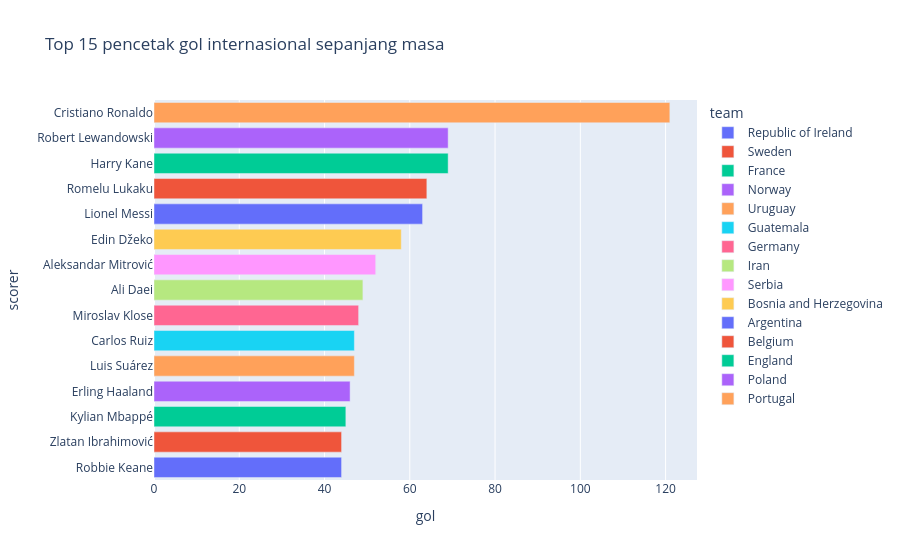

The notebook cell this image was saved under:
### Markdown cell above
## Pencetak gol internasional (goalscorers.csv)
Top skor sepanjang masa + pencetak gol teraktif di antara peserta 2026.

### Code cell
gs = load_goalscorers()
gs_valid = gs[(~gs.own_goal.fillna(False)) & gs.scorer.notna()]
top = gs_valid.groupby(['scorer', 'team']).size().sort_values(ascending=False).head(15)
top_df = top.reset_index(name='gol')
fig = px.bar(top_df.iloc[::-1], x='gol', y='scorer', orientation='h', color='team',
             title='Top 15 pencetak gol internasional sepanjang masa')
fig.show()
recent = gs_valid[gs_valid.date >= '2022-01-01']
top_recent = recent[recent.team.isin(participants)].groupby(['scorer', 'team']).size().sort_values(ascending=False).head(10)
print('Top 10 pencetak gol peserta 2026 (sejak 2022):')
print(top_recent.to_string())

### Figure 1 — Plotly figure (JSON) as saved in the notebook; plotly's stock layout.template omitted (floating-point values rounded to 4 significant figures)
{"data": [{"hovertemplate": "team=Republic of Ireland<br>gol=%{x}<br>scorer=%{y}<extra></extra>", "legendgroup": "Republic of Ireland", "marker": {"color": "#636efa", "pattern": {"shape": ""}}, "name": "Republic of Ireland", "orientation": "h", "showlegend": true, "textposition": "auto", "type": "bar", "x": [44], "xaxis": "x", "y": ["Robbie Keane"], "yaxis": "y"}, {"hovertemplate": "team=Sweden<br>gol=%{x}<br>scorer=%{y}<extra></extra>", "legendgroup": "Sweden", "marker": {"color": "#EF553B", "pattern": {"shape": ""}}, "name": "Sweden", "orientation": "h", "showlegend": true, "textposition": "auto", "type": "bar", "x": [44], "xaxis": "x", "y": ["Zlatan Ibrahimović"], "yaxis": "y"}, {"hovertemplate": "team=France<br>gol=%{x}<br>scorer=%{y}<extra></extra>", "legendgroup": "France", "marker": {"color": "#00cc96", "pattern": {"shape": ""}}, "name": "France", "orientation": "h", "showlegend": true, "textposition": "auto", "type": "bar", "x": [45], "xaxis": "x", "y": ["Kylian Mbappé"], "yaxis": "y"}, {"hovertemplate": "team=Norway<br>gol=%{x}<br>scorer=%{y}<extra></extra>", "legendgroup": "Norway", "marker": {"color": "#ab63fa", "pattern": {"shape": ""}}, "name": "Norway", "orientation": "h", "showlegend": true, "textposition": "auto", "type": "bar", "x": [46], "xaxis": "x", "y": ["Erling Haaland"], "yaxis": "y"}, {"hovertemplate": "team=Uruguay<br>gol=%{x}<br>scorer=%{y}<extra></extra>", "legendgroup": "Uruguay", "marker": {"color": "#FFA15A", "pattern": {"shape": ""}}, "name": "Uruguay", "orientation": "h", "showlegend": true, "textposition": "auto", "type": "bar", "x": [47], "xaxis": "x", "y": ["Luis Suárez"], "yaxis": "y"}, {"hovertemplate": "team=Guatemala<br>gol=%{x}<br>scorer=%{y}<extra></extra>", "legendgroup": "Guatemala", "marker": {"color": "#19d3f3", "pattern": {"shape": ""}}, "name": "Guatemala", "orientation": "h", "showlegend": true, "textposition": "auto", "type": "bar", "x": [47], "xaxis": "x", "y": ["Carlos Ruiz"], "yaxis": "y"}, {"hovertemplate": "team=Germany<br>gol=%{x}<br>scorer=%{y}<extra></extra>", "legendgroup": "Germany", "marker": {"color": "#FF6692", "pattern": {"shape": ""}}, "name": "Germany", "orientation": "h", "showlegend": true, "textposition": "auto", "type": "bar", "x": [48], "xaxis": "x", "y": ["Miroslav Klose"], "yaxis": "y"}, {"hovertemplate": "team=Iran<br>gol=%{x}<br>scorer=%{y}<extra></extra>", "legendgroup": "Iran", "marker": {"color": "#B6E880", "pattern": {"shape": ""}}, "name": "Iran", "orientation": "h", "showlegend": true, "textposition": "auto", "type": "bar", "x": [49], "xaxis": "x", "y": ["Ali Daei"], "yaxis": "y"}, {"hovertemplate": "team=Serbia<br>gol=%{x}<br>scorer=%{y}<extra></extra>", "legendgroup": "Serbia", "marker": {"color": "#FF97FF", "pattern": {"shape": ""}}, "name": "Serbia", "orientation": "h", "showlegend": true, "textposition": "auto", "type": "bar", "x": [52], "xaxis": "x", "y": ["Aleksandar Mitrović"], "yaxis": "y"}, {"hovertemplate": "team=Bosnia and Herzegovina<br>gol=%{x}<br>scorer=%{y}<extra></extra>", "legendgroup": "Bosnia and Herzegovina", "marker": {"color": "#FECB52", "pattern": {"shape": ""}}, "name": "Bosnia and Herzegovina", "orientation": "h", "showlegend": true, "textposition": "auto", "type": "bar", "x": [58], "xaxis": "x", "y": ["Edin Džeko"], "yaxis": "y"}, {"hovertemplate": "team=Argentina<br>gol=%{x}<br>scorer=%{y}<extra></extra>", "legendgroup": "Argentina", "marker": {"color": "#636efa", "pattern": {"shape": ""}}, "name": "Argentina", "orientation": "h", "showlegend": true, "textposition": "auto", "type": "bar", "x": [63], "xaxis": "x", "y": ["Lionel Messi"], "yaxis": "y"}, {"hovertemplate": "team=Belgium<br>gol=%{x}<br>scorer=%{y}<extra></extra>", "legendgroup": "Belgium", "marker": {"color": "#EF553B", "pattern": {"shape": ""}}, "name": "Belgium", "orientation": "h", "showlegend": true, "textposition": "auto", "type": "bar", "x": [64], "xaxis": "x", "y": ["Romelu Lukaku"], "yaxis": "y"}, {"hovertemplate": "team=England<br>gol=%{x}<br>scorer=%{y}<extra></extra>", "legendgroup": "England", "marker": {"color": "#00cc96", "pattern": {"shape": ""}}, "name": "England", "orientation": "h", "showlegend": true, "textposition": "auto", "type": "bar", "x": [69], "xaxis": "x", "y": ["Harry Kane"], "yaxis": "y"}, {"hovertemplate": "team=Poland<br>gol=%{x}<br>scorer=%{y}<extra></extra>", "legendgroup": "Poland", "marker": {"color": "#ab63fa", "pattern": {"shape": ""}}, "name": "Poland", "orientation": "h", "showlegend": true, "textposition": "auto", "type": "bar", "x": [69], "xaxis": "x", "y": ["Robert Lewandowski"], "yaxis": "y"}, {"hovertemplate": "team=Portugal<br>gol=%{x}<br>scorer=%{y}<extra></extra>", "legendgroup": "Portugal", "marker": {"color": "#FFA15A", "pattern": {"shape": ""}}, "name": "Portugal", "orientation": "h", "showlegend": true, "textposition": "auto", "type": "bar", "x": [121], "xaxis": "x", "y": ["Cristiano Ronaldo"], "yaxis": "y"}], "layout": {"barmode": "relative", "legend": {"title": {"text": "team"}, "tracegroupgap": 0}, "title": {"text": "Top 15 pencetak gol internasional sepanjang masa"}, "xaxis": {"anchor": "y", "domain": [0, 1], "title": {"text": "gol"}}, "yaxis": {"anchor": "x", "domain": [0, 1], "title": {"text": "scorer"}}}}
